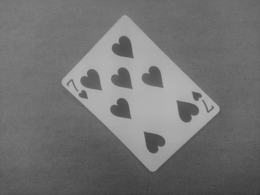
%> input picture 01. HW1/Testimage5.tif, 260 x 195 px, shrunk from 1024 x 768 before the run
$ octave SoaresdaSilva_Alexandre_hw1_v2.m   (GNU Octave 9; MATLAB toolbox functions it lacks are replaced by stand-ins)
%> lines starting %> are read from the running program, lines starting %| are printed output that depends on the picture; in (x1, y1, x2, y2) boxes, pixels count from 0 and x2, y2 are one past the last pixel; in counts of white or black regions, pixels touching at a corner belong together; the program's own positions count from 1
%written by: Alexandre Soares & Mohak Kant
% HW for ECE 4367 - Image Processing at Texas Tech University, prof. Dr Sari-Sarraf (fall 2018)
% Sep 27, 2018

close all
clc, clear;
filter_int=@(n)1/(n^2)*ones(n);
L = 256;
I_original = imread('Testimage5.tif');
%> I_original is the input picture: size 195x260 uint8; min 53, max 182, mean 114.8
%% integration - blur
I_blur = conv2(I_original,filter_int(13),'same');
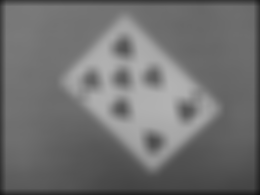
%> I_blur: size 195x260 double; min 19.07, max 179.1, mean 111.9
I_blur = uint8(I_blur);
%> I_blur: size 195x260 uint8
%% correcting negatives
I_blur = correct_negatives(I_blur); %just if there are negatives
%> in correct_negatives, `index_negatives = find(r < 0);`: index_negatives = []
I_bin = binarize_img(I_blur,125);
%> in binarize_img, `I(I >= threshold) = 255;`:
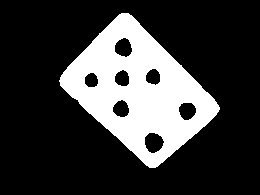
%> I: size 195x260 uint8; 23.4% white; 1 white region, box (x1, y1, x2, y2) and area: (59, 13, 220, 168) 11858
%% remove spades / nums and rotate
I_bin_no_spades = remove_spades_numbers(I_bin);
[I_rotat, I_rotated_bin] = rotate_img(I_bin_no_spades,I_original);
I_cropped = crop_img(I_rotated_bin, I_rotat);
I = check_if_upside_down(I_cropped);
%% display figs
figure
hold on
subplot(221);
imshow([I_original, I_blur]);
title('Original vs 5x5 blur (int)');
subplot(222);
imshow([I_bin, I_bin_no_spades]);
title('Bin-blur vs Bin-blur-elements-removed');
subplot(223);
imshow([I_rotat, I_rotated_bin]);
title('I rotated vs I rot bin');
subplot(224);
imshow(I);
title('Original rotated + cropped');
pres_fig = gcf;
pres_fig.Units = 'normalized';
pres_fig.Position = [0 0 1 1];

function I_rem = remove_spades_numbers(I)
    [m,n] = size(I);
%> m = 195; n = 260
    counter_black = 0;
    counter_white = 0;
    change_from_white_to_black = 0;
    change_from_black_to_white = 0;
    total_pixels = m*n;
%> total_pixels = 50700

    white_indeces = find(I > 100 );
%> white_indeces = 11858 values from 11586 to 42815
    for i=white_indeces(1):white_indeces(end)
        if I(i-1) >= 100 && I(i) < 100
            change_from_white_to_black = 1;
            change_from_black_to_white = 0;
        elseif I(i-1) < 100 && I(i) >= 100
            change_from_white_to_black = 0;
            change_from_black_to_white  = 1;
        end
        % gets rid of black shapes within the card
        if I(i) < 100 && change_from_white_to_black
            counter_black = counter_black  + 1;
            %black_indeces = i;
        end

        if change_from_black_to_white
            if counter_black > 0 && counter_black < 100
                I(i-counter_black:i) = 255;
            end
            counter_black = 0;
        end

    end
%> this loop made 31230 passes
%> (change_from_white_to_black, change_from_black_to_white) on passes 1, 3: (0, 1), (1, 0)
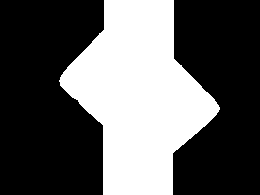
%> I: size 195x260 uint8; 36.3% white; 1 white region, box (x1, y1, x2, y2) and area: (59, 0, 220, 195) 18387
%> after the loop, change_from_black_to_white = 1; change_from_white_to_black = 0; counter_black = 0

    % gets rid of remaining white noise
    for i=2:total_pixels
        if I(i-1) >= 100 && I(i) < 100
            change_from_white_to_black = 1;
            change_from_black_to_white = 0;
        elseif I(i-1) < 100 && I(i) >= 100
            change_from_white_to_black = 0;
            change_from_black_to_white  = 1;
        end

        if I(i) > 100 && change_from_black_to_white
            counter_white = counter_white  + 1;
        end

        if change_from_white_to_black
            if counter_white > 0 && counter_white < 20
                I(i-counter_white:i) = 0;
            end
            counter_white = 0;
        end

    end
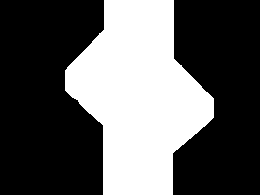
%> I: size 195x260 uint8; 36% white; 1 white region, box (x1, y1, x2, y2) and area: (65, 0, 214, 195) 18249
%> after the loop, change_from_black_to_white = 0; change_from_white_to_black = 1; counter_white = 0
    I_rem = I;
end

function [img, unique_pixel_intensities, P_r] = contrast_enhancement(img)
    [m,n] = size(img);
    pixel_count_total = m*n;
    img = double(reshape(img, [1, pixel_count_total]));
    unique_pixel_intensities = double(unique(img));
    for i=1:length(unique_pixel_intensities)
       unique_indeces{i} = find(img == unique_pixel_intensities(i));
       P_r(i) = length(unique_indeces{i})/pixel_count_total;
       img(unique_indeces{i}) = 255*sum(P_r(1:i));
    end
    img = reshape(img, [m, n]);
end
function S = correct_negatives(r) %corrects negative pixels

    index_negatives = find(r < 0);
    if ~isempty(index_negatives)
        % index_negatives
        [m, n] = size(r);
        r = double(r);
        r_reshaped = reshape(r, [1,m*n]);
        min_r = min(r_reshaped);
        max_r = max(r_reshaped);
        S=uint8(255.*(r- min_r)./(max_r-min_r));
    else
        S = r;
    end
end

function S = neg_map(L, r)
    S=uint8((L-1)-r);
end
function I = binarize_img(I,threshold)
    I(I < threshold) = 0;
    I(I >= threshold) = 255;
end

function [I_rotated, I_rotated_bin] = rotate_img(I_bin_rem,I_original)
    % Extract the Corner Indices
%% Extract the Corners
    [row,col] = find(I_bin_rem > 200);
%> row = 18249 values from 1 to 195; col = 18249 values from 66 to 214
    indices = [row,col];

    mins = min(indices);
%> mins = [1 66]
    maxs = max(indices);
%> maxs = [195 214]

    minY = mins(1);
%> minY = 1
    minX = mins(2);
%> minX = 66
    maxY = maxs(1);
%> maxY = 195
    maxX = maxs(2);
%> maxX = 214

    [cornerX, cornerY] = find(I_bin_rem(minY,:) == 255);
%> cornerX = 70 values from 1 to 1; cornerY = 70 values from 105 to 174
    corner1 = [cornerY(1),minY];
%> corner1 = [105 1]

    [cornerX, cornerY] = find(I_bin_rem(maxY,:) == 255);
%> cornerY = 70 values from 104 to 173
    corner2 = [cornerY(1),maxY];
%> corner2 = [104 195]

    [cornerX, cornerY] = find(I_bin_rem(:,minX) == 255);
%> cornerX = 21 values from 71 to 91; cornerY = 21 values from 1 to 1
    corner3 = [minX,cornerX(1)];
%> corner3 = [66 71]

    [cornerX, cornerY] = find(I_bin_rem(:,maxX) == 255);
%> cornerX = 20 values from 99 to 118; cornerY = 20 values from 1 to 1
    corner4 = [maxX,cornerX(1)];
%> corner4 = [214 99]

    thresholdDistanceX = 100;

    corners = [corner1; corner2; corner3; corner4];
%> corners = [105 1; 104 195; 66 71; 214 99]
    [~, x_min] = min(corners(:,1)); %lefmost corner x
%> x_min = 3


    dist = zeros(4,1);
    for i=1:4
        dist(i) = vecnorm(corners(x_min,:) - corners(i,:),2,2);
    end
%> after the loop, dist = [80.13; 129.7; 0; 150.6]
    %gets rid of largest distances
    [~,index_max]=max(dist);
%> index_max = 4
    dist(index_max) = 0;
    [~,index_max]=max(dist);
%> index_max = 2
    dist(index_max) = 0;
    %finds the smallest distance greater than zero(there's always a
    %distance which equals zero, corner - (same corner)
    [max_dist,index_max] = max(dist);
%> max_dist = 80.13; index_max = 1

   %shortest side
    x = corners(index_max,1) - corners(x_min,1);
%> x = 39
    y = corners(index_max,2) - corners(x_min,2);
%> y = -70

    figure
    imshow(I_original);
    hold on
    text(corners(index_max,1),corners(index_max,2), num2str(index_max), 'FontSize', 30, 'Color', 'red');
    text(corners(x_min,1),corners(x_min,2), num2str(x_min), 'FontSize', 30, 'Color', 'blue');

    angle = rad2deg(atan2(y,x));
%> angle = -60.88
    %% Rotate Image
     % too close for rotation; distorts more slightly distorted images
    if (angle > 176 && angle < 184) || (angle > -4 && angle < 4)
        I_rotated = I_original;
        I_rotated_bin = I_bin_rem;
    else
        I_rotated = imrotate(I_original,angle,'crop');
        I_rotated_bin = imrotate(I_bin_rem,angle,'crop');
%> I_rotated_bin: size 195x260 uint8; 36% white; 1 white region, box (x1, y1, x2, y2) and area: (32, 27, 237, 182) 18249
%> `[I_rotat, I_rotated_bin] = rotate_img(I_bin_no_spades,I_original);`:
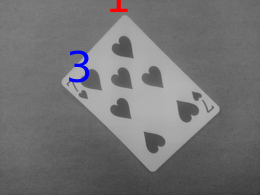
%> figure redrawn from the program's plot data
    end
end

function I_cropped = crop_img(I_bin_rotated, I_original_rotated)
    blackRowsXtop = 0;
    blackRowsXbottom = 0;
    blackRowsYleft = 0;
    blackRowsYright = 0;

    for i=1:size(I_bin_rotated,1)
        if sum(I_bin_rotated(i,:) == 255) > 0
            break
        else
            blackRowsXtop = blackRowsXtop+1;
        end
    end
    for i=blackRowsXtop:size(I_bin_rotated,1)
        if sum(I_bin_rotated(i,:) == 255) == 0
            blackRowsXbottom = blackRowsXbottom+1;
        end
    end
%> this loop made 169 passes
%> blackRowsXbottom on pass 1: 1
%> after the loop, blackRowsXbottom = 14

    for i=1:size(I_bin_rotated,2)
        if sum(I_bin_rotated(:,i) == 255) > 0
            break
        else
            blackRowsYleft = blackRowsYleft+1;
        end
    end
    for i=blackRowsYleft:size(I_bin_rotated,2)
        if sum(I_bin_rotated(:,i) == 255) == 0
            blackRowsYright = blackRowsYright+1;
        end
    end
%> this loop made 229 passes
%> after the loop, blackRowsYright = 24

    I_cropped = I_original_rotated(blackRowsXtop:size(I_bin_rotated,1)-blackRowsXbottom,...
        blackRowsYleft:size(I_bin_rotated,2)-blackRowsYright);
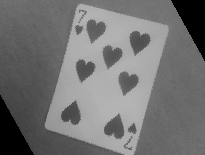
%> I_cropped: size 155x205 uint8; min 0, max 182, mean 114.7
end

function I = check_if_upside_down(I)
    %% Check if the picture is upside down
    black_total_top_half =length(find(I(1:round(end/2),:) < 100));
%> black_total_top_half = 4592
    black_total_bottom_half =length(find(I(ceil(end/2):end,:) < 100));
%> black_total_bottom_half = 5699

    if black_total_bottom_half > black_total_top_half
        I = imrotate(I,180,'crop');
%> I: size 155x205 uint8
%> `imshow([I_rotat, I_rotated_bin]);`:
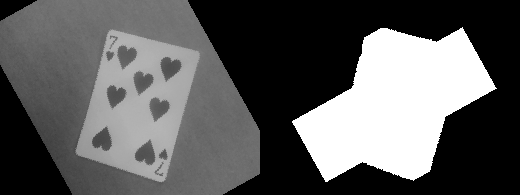
%> displayed picture: size 195x520, on the screen's scale of 0 to 255; min 0, max 255, mean 92.8
    end
end
